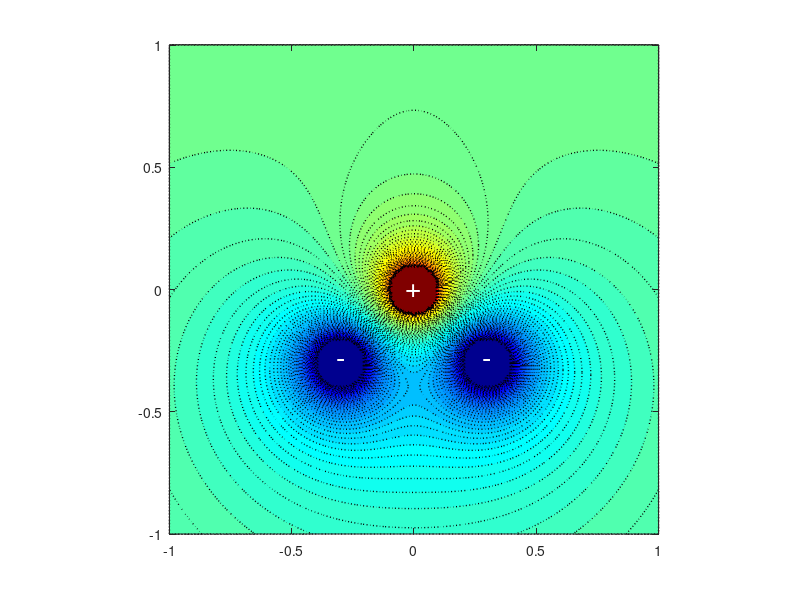
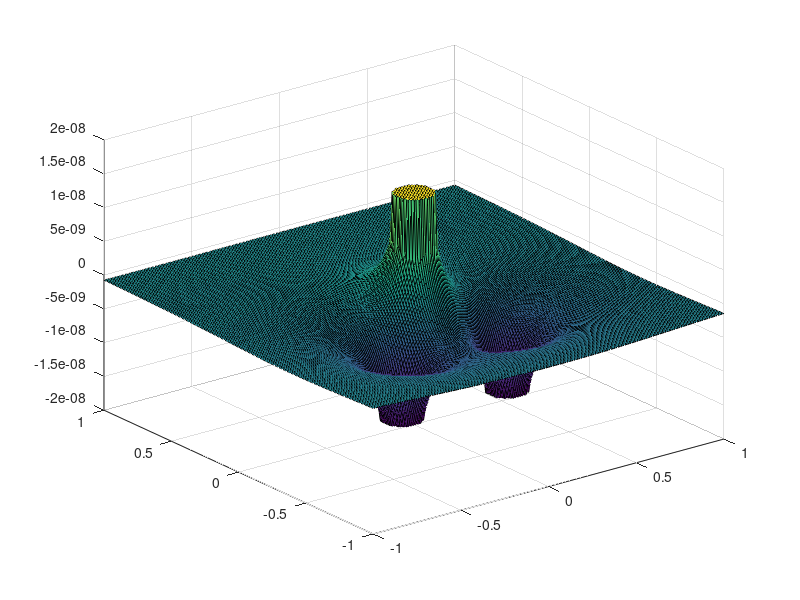

Here is the MATLAB script that generated these plots, in order: (Note: this script raises an error after producing the figures.)
%% Practice 10

% use of files example_meshgrid.m, charge1.m, charge2.m

% radius of one type of particles should be bigger than of the second type

%%
close all
%%%%% calculating electrostatic potential around charge
K=8.99*10^9; % constant 1/(4*pi*Eps0), where Eps0= 8.85E-12 Farad per meter (F/m)
e0=1.6E-19;  % Charge of an electron
% create mesh
g=-1:0.01:1;
% create 2D mesh grid
[xg,yg]=meshgrid(g);
% inside charge set constant value
d = 0.1; % the "radius" of charge


%%%%% charge 1
q1=1*e0; % (+1) Electric charge can exist only as an integral multiple of charge of an electron
% The Possible values of electric charge are q = ± 1e0; ± 2e0; ± 3e0...
xp=0; % x coordinate of charge
yp=0; % y coordinate of charge
xi=xg-xp; % displacement between grid point and charge, X component
yi=yg-yp; % displacement between grid point and charge, Y component
R=sqrt(xi.^2 + yi.^2); %
V1=q1*K./R; % V=e/(4*pi*eps*r)
idx1=(R<d); % grids inside the radious
V1max = K*q1 / d;

%%%%% charge 2
q2=-1*e0; % (-1) Electric charge can exist only as an integral multiple of charge of an electron
% The Possible values of electric charge are q = ± 1e0; ± 2e0; ± 3e0...
xp=0.3; % x coordinate of charge
yp=-0.3; % y coordinate of charge
xi=xg-xp; % displacement between grid point and charge, X component
yi=yg-yp; % displacement between grid point and charge, Y component
R=sqrt(xi.^2 + yi.^2); %
V2=q2*K./R; % V=e/(4*pi*eps*r)
idx2=(R<d); % grids inside the radious
V2max = K*q2 / d;

%%%%% charge 3
q3=-1*e0; % (-1) Electric charge can exist only as an integral multiple of charge of an electron
% The Possible values of electric charge are q = ± 1e0; ± 2e0; ± 3e0...
xp=-0.3; % x coordinate of charge
yp=-0.3; % y coordinate of charge
xi=xg-xp; % displacement between grid point and charge, X component
yi=yg-yp; % displacement between grid point and charge, Y component
R=sqrt(xi.^2 + yi.^2); %
V3=q3*K./R; % V=e/(4*pi*eps*r)
idx3=(R<d); % grids inside the radious
V3max = K*q3 / d;

%% sum (contribution of both chrages) and find max value 
V=V1+V2+V3; % contribution of both chrages !!!!
V(idx1)=V1max; % set constant value inside the charge
V(idx2)=V2max; % set constant value inside the charge
V(idx3)=V3max; % set constant value inside the charge


figure
%contourf(xg,yg,V)
contourf(xg,yg,V,100,':','LineWidth',1) % filled contour plot containing the isolines of matrix Z
colormap(jet)
text(0,0,'+','FontSize',20,'Color','w','HorizontalAlignment','center','VerticalAlignment','middle')
text(0.3,-0.3,'-','FontSize',20,'Color','w','HorizontalAlignment','center','VerticalAlignment','middle')
text(-0.3,-0.3,'-','FontSize',20,'Color','w','HorizontalAlignment','center','VerticalAlignment','middle')

ax=gca;
axis(ax,'equal')
% saveas(gcf,'Figure_charge2.png')

figure
s=surf(xg,yg,V); % surface
s.EdgeColor = 'none';
% saveas(gcf,'Figure_charge21.png')